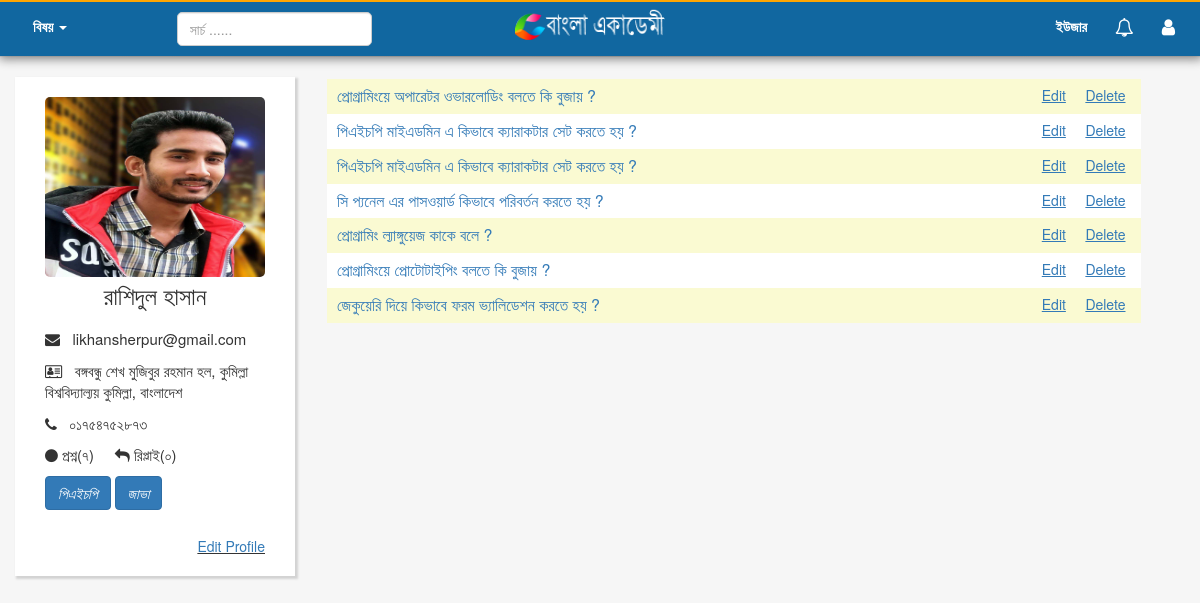
The app's page /userProfile.php?userId=13 (signed in) with its own data.
### tables this page shows
CREATE TABLE `site_logo` (
  `id` int(11) NOT NULL,
  `logo` varchar(255) NOT NULL
);

CREATE TABLE `user_info` (
  `id` int(11) NOT NULL,
  `Full_Name` varchar(150) NOT NULL,
  `Email` varchar(150) NOT NULL,
  `Password` varchar(150) NOT NULL,
  `Phone` varchar(50) NOT NULL,
  `Tags` varchar(180) NOT NULL,
  `DB_Day` varchar(50) NOT NULL,
  `DB_Month` varchar(50) NOT NULL,
  `DB_Year` varchar(50) NOT NULL,
  `Sex` varchar(50) NOT NULL,
  `Address` text NOT NULL,
  `Picture` varchar(255) NOT NULL
);

CREATE TABLE `questions` (
  `id` int(11) NOT NULL,
  `Title` varchar(200) NOT NULL,
  `Tags` varchar(200) NOT NULL,
  `Content` text NOT NULL,
  `Time` varchar(200) NOT NULL,
  `User_Name` varchar(180) NOT NULL,
  `User_Id` varchar(50) NOT NULL,
  `views` int(255) NOT NULL DEFAULT '0'
);

### lib/Database.php (called while the page is built, shortened)
<?php
	class Database{
		private $host_name = "localhost";
		private $user_name = "root";
		private $password = "";
		private $db_name = "banglaacademy";
		public $connection;
		public function __construct(){
			$this -> connection = new mysqli($this->host_name, $this->user_name, $this->password, $this->db_name);
				$this -> connection -> query('SET CHARACTER SET utf8');
				$this -> connection -> query("SET SESSION collation_connection ='utf8_general_ci'");
		}
		public function selectQuery($query){
			$result = $this -> connection -> query($query);
			return $result;
		}
	}
?>

### lib/Session.php (called while the page is built, shortened)
<?php
	class Session{
		public static function get($key){
			if(isset($_SESSION['$key'])){
				return $_SESSION['$key'];
			}
			else{
				return false;
			}
		}
	}
?>

### helpers/formats.php (called while the page is built, shortened)
<?php
 function getBanglaDigit($data){
	 $engArray  = array(0,1,2,3,4,5,6,7,8,9);
	 $bangArray = array('০','১','২','৩','৪','৫','৬','৭','৮','৯');
	 $converted = str_replace($engArray,$bangArray,$data);
	 return $converted;
 }
?>

### userProfile.php (the view, shortened to what this page needs)
<?php
	include_once("lib/Session.php");
?>
<?php
    include_once("lib/Database.php");
	$db = new Database();
?>
<?php include_once("inc/header.php"); ?>
<div class="container">
	<?php
		if(isset($_GET['userId'])){
			$userId = $_GET['userId'];
			$query  = "select * from user_info where id='$userId'";
			$result = $db -> selectQuery($query);
				if($result){
					while($data = mysqli_fetch_array($result)){
						$full_name = $data['Full_Name'];
						$profile_pic = $data['Picture'];
						$email = $data['Email'];
						$phone = $data['Phone'];
						$address = $data['Address'];
					}
				}
		}
	?>
	<div class="row">
		<div class="col-lg-3 userProfile-left-col">
			<div class="col-lg-12 profile-pic">
				<img src="uploads/<?php echo $profile_pic; ?>"/>
				<center><h3 style="margin-bottom:20px;"><?php echo $full_name; ?><h3></center>
			</div>
				<div class="col-lg-12 user-basic-info">
					<p><i class="fa fa-envelope"></i> &nbsp <?php echo $email; ?></p>
					<p><i class="fa fa-address-card-o"></i> &nbsp <?php echo $address; ?></p>
					<p><i class="fa fa-phone"></i> &nbsp <?php echo $phone; ?></p>
					<p>
						<?php
							$query  = "SELECT * from questions where User_Id='$userId' ";
							$ques_query = $db -> selectQuery($query);
							if($ques_query){
								$total_ques = mysqli_num_rows($ques_query);
							}
						?>
						<i class="fa fa-circle"></i> প্রশ্ন(<?php echo  getBanglaDigit($total_ques); ?>) &nbsp &nbsp
							<?php
								$query  = "SELECT * from answers where user_id='$userId' ";
								$ans_query = $db -> selectQuery($query);
								if($ans_query){
									$total_reply = mysqli_num_rows($ans_query);
								}
							?>
						<i class="fa fa-reply"></i> রিপ্লাই(<?php echo  getBanglaDigit($total_reply); ?>)
					</p>
					<?php
						$query  = "select * from user_info where id='$userId'";
						$result = $db -> selectQuery($query);
						if($result){
							while($data = mysqli_fetch_array($result)){
								$tags=$data['Tags'];
								$tags=trim($tags);
								$tags=explode(" ",$tags);
					 foreach($tags as $tag){
					 ?>
						<i class="btn btn-primary"><?php echo $tag; ?></i>
					<?php } } } ?>
					<?php if(isset($_SESSION["Id"]) && $_SESSION["Id"] == $userId){ ?>
					<span style="float:right;margin-top:60px;"><u><a href="editProfile.php?userID=<?php echo $userId; ?>">Edit Profile</a></u></span>
					<?php } ?>
				</div>
		</div>
		<div class="col-lg-9 userProfile-right-col">
			<div class="col-lg-12 user-questionList">
				<ul>
					<?php
						$query  = "select * from questions where User_Id='$userId' order by id desc";
						$result = $db -> selectQuery($query);
							if($result){
								while($data = mysqli_fetch_array($result)){
									$id = $data['id'];
									$title = $data['Title'];
					?>
								 <li><a href="single.php?id=<?php echo $id; ?>"><?php echo $title; ?></a>
								 <?php if(isset($_SESSION["Id"]) && $_SESSION["Id"] == $userId){ ?>
								 <span style="font-size:14px;float:right;margin-right:15px;">
								 <a href="editQuestion.php?id=<?php echo $id; ?> && userID=<?php echo $userId; ?>"><u>Edit</u></a> &nbsp &nbsp
								 <a href="deleteQuestion.php?QuesId=<?php echo $id; ?> && userID=<?php echo $userId; ?> "><u>Delete</u></a>
								 </span>
								 <?php } ?>
								 </li>
					<?php
								}
							}
					?>
				</ul>
			</div>
		</div>
	</div>
</div>

### inc/header.php (shortened to what this page needs)
<?php
	include_once("helpers/formats.php");
?>
<!DOCTYPE html>
<html>
<head>
	<link rel='stylesheet' type='text/css' href='css/bootstrap.min.css'/>
	<link rel='stylesheet' type='text/css' href='font-awesome/css/font-awesome.min.css'/>
	<link rel='stylesheet' type='text/css' href='css/style.css'/>
</head>
<body>
		<div class='container-fluid main-header'>
			<div class='container top-main-header'>
				<div class='row top-main-header-row'>
						<div class='col-lg-5 col-md-4 col-sm-4 subject-search-section'>
							<div class="col-lg-4 col-md-5 col-sm-6 col-xs-3 sbject-item">
								<ul class='subject'>
									<li class='dropdown subject-style'><a href="#" class='dropdown-toggle' data-toggle="dropdown">বিষয় <i class='caret'></i></a>
									</li>
								</ul>
							</div>
							<div class="col-lg-8 col-md-7 col-sm-6 col-xs-12 navbar-search">
								<form method='post' class='navbar-form'>
									<div class="input-group col-lg-8" id="large-search-box">
										<input type='text' name="search" class="form-control" placeholder="সার্চ ......"/>
									</div>
								</form>
							</div>
						</div>
						<div class='col-lg-2 col-md-3 col-sm-2 col-xs-8 brand-section'>
							<?php
								$query = " select * from site_logo";
								$result = $db -> selectQuery($query);
								while($data = mysqli_fetch_array($result)){
									$logo = $data['logo'];
								?>
									<h5><a href="index.php" class='navbarbrand'><img src='admin/logo/<?php echo $logo; ?>' /></a></h5>
							<?php
								}
							?>
						</div>
							<div class='col-lg-5 col-md-5 col-sm-4 col-xs-12 right-menu collapse navbar-collapse main-menu-section' id="main-menu">
								<ul>
									<li><a href="user.php">ইউজার</a></li>
										<?php
											$user_login = Session::get("login");
											if($user_login==true && isset($_SESSION["email"]) && isset($_SESSION["password"])){
												$email    = $_SESSION["email"];
												$password = $_SESSION["password"];
												$query    = "select * from user_info where Email='$email' && Password='$password'";
												$result   = $db -> selectQuery($query);
												$row      = mysqli_num_rows($result);
												if($row>0){
										?>
											<li class="dropdown" id="notification"><i class="fa fa-bell-o fa-lg" class='dropdown-toggle' data-toggle="dropdown"></i>
											</li>
											<li class="dropdown login-user"><i class="fa fa-user fa-lg" class='dropdown-toggle' data-toggle="dropdown"></i>
											</li>
										<?php } }else{
												echo "<li><a href='login.php'><i class='fa fa-sign-in'></i>  লগ ইন</a></li>";
												echo "<li><a href='signup.php'><i class='fa fa-user'></i>  সাইন আপ</a></li>";
											}
										?>
								</ul>
							</div>
				</div>
			</div>
		</div>
			<div class="divider"></div>

### css/style.css (style rules this page uses)
body { background:#F6F6F6; }
.main-header { background:#1167A0;border-top: 2px solid orange;position:relative;z-index:61;box-shadow: 1px 1px 10px 2px gray; }
.top-main-header { z-index:61;padding: 0px; }
.subject-search-section { padding-left:0px;z-index:61; }
.sbject-item ul { list-style:none;padding:0px; }
.subject-style { float:left;color:#fff;padding: 14px 10px 15px 18px;cursor:pointer; }
.subject-style a { text-decoration:none;color:#fff;font-weight:bold; }
#large-search-box input { cursor:pointer;border-radius: 5px; }
.brand-section h5 { margin: 0px; }
.brand-section a { text-decoration:none;color:#fff;font-weight:bold;margin-top:20px; }
.brand-section img { width:150px;height:54px; }
.main-menu-section { float:right; }
.main-menu-section ul { list-style:none; }
.main-menu-section ul li { float:left;color:#fff;padding: 14px 10px 15px 18px;cursor:pointer; }
.main-menu-section ul li a { text-decoration:none;color:#fff;font-weight: bold; }
.navbar-search { padding:0px;margin-top: 2px; }
.divider { height: 1px; background-image: linear-gradient(to right, rgba(0, 0, 0, 0.10), rgba(0, 0, 0, 0.25), rgba(0, 0, 0, 0.10)); }
* { box-sizing: border-box; }
input { font-size: 18px; padding: 5px 10px 10px 5px; display: block; width: 100%; border: none; border-bottom: 1px solid #006699; background: #F8F8F8; }
.userProfile-left-col { background:#fff;width:280px;margin-top:20px;box-shadow: 2px 2px 2px 1px lightgray; }
.profile-pic img { width:100%;height:180px;border-radius:5px;margin-top:20px; }
.profile-pic h3 { margin-top:5px; }
.user-basic-info { padding-bottom:20px; }
.user-basic-info p { font-size:15px; }
.user-questionList { margin-top:20px; }
.user-questionList ul { list-style:none;padding:2px; }
.user-questionList ul li { font-size:16px;padding:6px 0px 6px 10px; }
.user-questionList ul li:nth-child(even) { background:#fff; }
.user-questionList ul li:nth-child(odd) { background:lightgoldenrodyellow; }

### records on screen
site_logo: logo (picture)
user_info: Picture (picture), Full_Name "রাশিদুল হাসান", Email "likhansherpur@gmail.com", Address "বঙ্গবন্ধু শেখ মুজিবুর রহমান হল, কুমিল্লা বিশ্ববিদ্যাল্যয় কুমিল্লা, বাংলাদেশ", Phone "০১৭৫৪৭৫২৮৭৩", Tags "পিএইচপি", Tags "জাভা"
questions: Title "প্রোগ্রামিংয়ে অপারেটর ওভারলোডিং বলতে কি বুজায় ?"
questions: Title "পিএইচপি মাইএডমিন এ কিভাবে ক্যারাকটার সেট করতে হয় ?"
questions: Title "পিএইচপি মাইএডমিন এ কিভাবে ক্যারাকটার সেট করতে হয় ?"
questions: Title "সি প্যনেল এর পাসওয়ার্ড কিভাবে পরিবর্তন করতে হয় ?"
questions: Title "প্রোগ্রামিং ল্যাঙ্গুয়েজ কাকে বলে ?"
questions: Title "প্রোগ্রামিংয়ে প্রোটোটাইপিং বলতে কি বুজায় ?"
questions: Title "জেকুয়েরি দিয়ে কিভাবে ফরম ভ্যালিডেশন করতে হয় ?"

### other values on screen
getBanglaDigit($total_ques) "৭"
getBanglaDigit($total_reply) "০"
